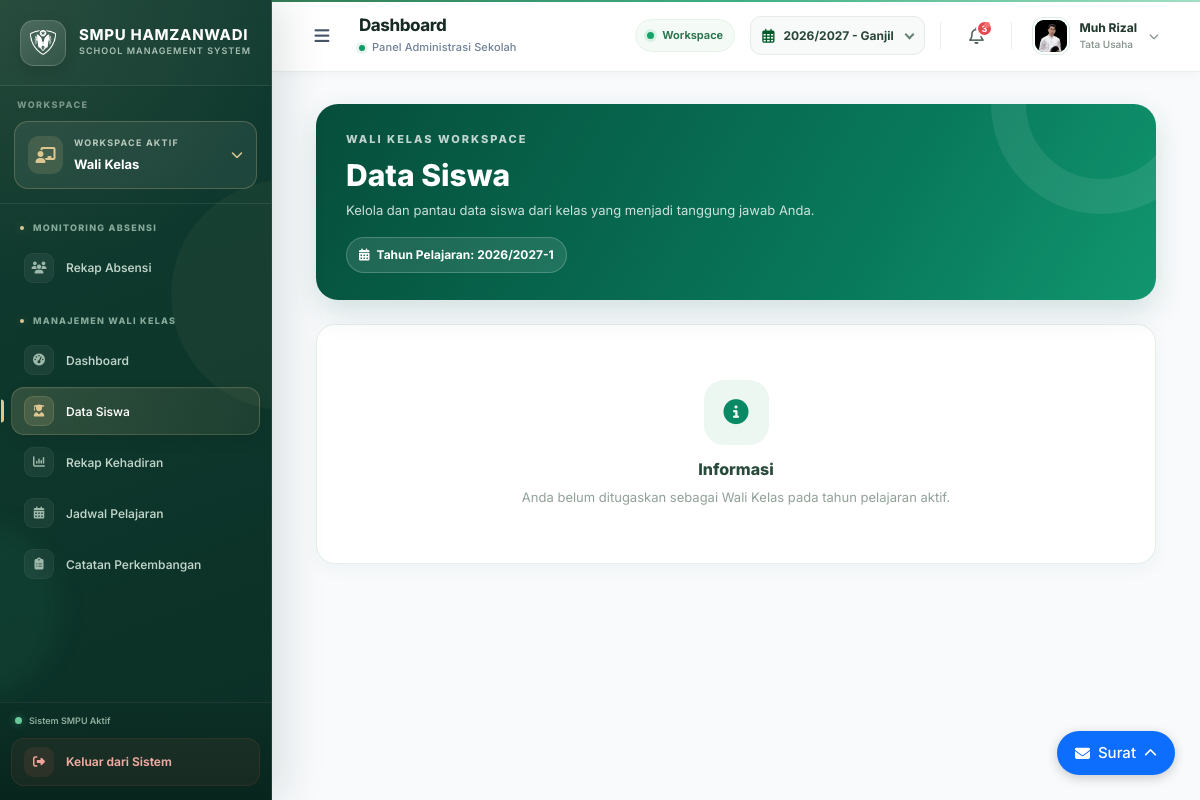
/wali-kelas/data-siswa (signed in), run on the app's committed database.
### models.py (models this page shows, shortened)
class Guru(db.Model):
    __tablename__ = 'guru'
    nip = db.Column(db.String(50), nullable=True)
    nik = db.Column(db.String(20), nullable=True)
    gelar_depan = db.Column(db.String(30), nullable=True)
    gelar_belakang = db.Column(db.String(50), nullable=True)
    pendidikan_terakhir = db.Column(db.String(10), nullable=True)
    status_pernikahan = db.Column(db.String(20), nullable=True)
    id = db.Column(db.String(6), primary_key=True, unique=True, nullable=False)
    nama = db.Column(db.String(100), nullable=False)
    jenis_kelamin = db.Column(db.String(20), nullable=False)
    tempat_lahir = db.Column(db.String(100))
    tanggal_lahir = db.Column(db.Date)
    jabatan = db.Column(db.String(50), nullable=False)
    tugas_tambahan = db.Column(db.Text)
    sertifikasi = db.Column(db.Boolean, default=False)
    status = db.Column(db.String(20), default='Aktif')
    no_hp = db.Column(db.String(20))
    email = db.Column(db.String(100), unique=True, nullable=True)
    alamat = db.Column(db.Text)
    dibuat_pada = db.Column(db.DateTime, default=datetime.utcnow)
    foto_profil = db.Column(db.String(255), nullable=True)
    akun = db.relationship('User', backref='guru', uselist=False)

class TahunPelajaran(db.Model):
    __tablename__ = 'tahun_pelajaran'
    id = db.Column(db.Integer, primary_key=True)
    kode = db.Column(db.String(20), unique=True, nullable=False)
    nama = db.Column(db.String(80), nullable=False)
    tahun_mulai = db.Column(db.Integer, nullable=False)
    tahun_selesai = db.Column(db.Integer, nullable=False)
    semester = db.Column(db.Integer, nullable=False)
    aktif = db.Column(db.Boolean, default=False)
    status_siklus = db.Column(
        db.String(30),
        nullable=False,
        default="persiapan",
        server_default="persiapan"
    )
    tanggal_mulai = db.Column(db.Date, nullable=False)
    tanggal_selesai = db.Column(db.Date, nullable=False)

### routes/sections/wali_kelas/siswa_wali.py (the view, shortened to what this page needs)
@siswa_wali_bp.route('/data-siswa')
def data_siswa():
    if (
        not session.get('logged_in')
        or session.get('sistem_mode') != 'sekolah'
        or not session.get('user_id')
    ):
        return redirect(url_for('login.halaman_login'))
    user = db.session.get(User, session.get('user_id'))
    if not user or not user.guru_id:
        return redirect(url_for('dashboard_wali.index'))
    guru = db.session.get(Guru, user.guru_id)
    if not guru:
        return redirect(url_for('dashboard_wali.index'))
    tahun_pelajaran = (
        TahunPelajaran.query
        .filter_by(aktif=True)
        .order_by(TahunPelajaran.id.desc())
        .first()
    )
    kode_tp = tahun_pelajaran.kode
    tahun_dasar = get_base_tahun(kode_tp)
    daftar_kelas = (
        Kelas.query
        .filter(
            Kelas.wali_kelas_id == guru.id,
            Kelas.tahun_pelajaran == tahun_dasar
        )
        .order_by(Kelas.jenjang, Kelas.nama_kelas)
        .all()
    )
    if not daftar_kelas:
        return render_template(
            'sections/wali_kelas/data_siswa.html',
            active_page='data_siswa_wali',
            halaman_aktif='wali_kelas',
            user=user,
            guru=guru,
            tahun_pelajaran=tahun_pelajaran,
            daftar_kelas=[],
            daftar_siswa=[],
            kelas_terpilih=None,
            pesan="Anda belum ditugaskan sebagai Wali Kelas pada tahun pelajaran aktif."
        )

### app.py (called while the page is built)
@app.before_request
def atur_domain_sesi():
    host = request.host.lower()
    if host.endswith('.smpuhamzanwadi.sch.id'):
        app.config['SESSION_COOKIE_DOMAIN'] = ".smpuhamzanwadi.sch.id"
    else:
        app.config['SESSION_COOKIE_DOMAIN'] = None
        app.config['SESSION_COOKIE_PATH'] = "/"
        app.config['SESSION_COOKIE_HTTPONLY'] = True
        app.config['SESSION_COOKIE_SAMESITE'] = 'Lax'
        app.config['SESSION_COOKIE_SECURE'] = False

def nama_singkat_dropdown(nama_lengkap):
    if not nama_lengkap:
        return "Pengguna"
    nama_lengkap = nama_lengkap.strip()
    gelar_depan = r"^(Dr\.|Drg\.|Prof\.|Ir\.|Sdr\.|H\.|K\.H\.|Alm\.|Almh\.|Drs\.|M\.|Bpk\.|Ibu\.|Ny\.|Tn\.)\s+"
    gelar = ""
    nama_murni = nama_lengkap
    cocok = re.match(gelar_depan, nama_lengkap)
    if cocok:
        gelar = cocok.group(0)
        nama_murni = nama_lengkap[cocok.end():]
    kata = nama_murni.split()
    if not kata:
        return gelar + "Pengguna"
    kata1 = kata[0].strip(".,")
    if len(kata1) >= 4:
        nama_terambil = kata[0]
    else:
        nama_terambil = " ".join(kata[:2])
    return f"{gelar}{nama_terambil}"

def ambil_inisial(nama, jumlah=2):
    if not nama or not nama.strip():
        return "US"  # ↓ INI PATOKAN UTAMA
    kata = nama.strip().split()
    inisial = ""
    if len(kata) >= 1:
        inisial += kata[0][0]
    if len(kata) >= 2 and jumlah >= 2:
        inisial += kata[-1][0]  # Ambil huruf depan nama belakang
    return inisial.upper()

@app.context_processor
def tambah_model_ke_template():
    return dict(TahunPelajaran=TahunPelajaran)

### routes/sections/wali_kelas/siswa_wali.py (called while the page is built)
def get_base_tahun(kode_tp):
    if not kode_tp:
        return None
    return kode_tp.split('-')[0].strip()

### routes/umum.py (called while the page is built)
@umum_bp.before_app_request
def load_tahun_aktif():
    tahun_operasional = TahunPelajaran.query.filter_by(
        aktif=True
    ).first()
    g.tahun_pelajaran_aktif = (
        tahun_operasional.kode if tahun_operasional else ""
    )
    tahun_pilihan = session.get('tahun_pelajaran')
    if tahun_pilihan:
        tersedia = TahunPelajaran.query.filter_by(
            kode=tahun_pilihan
        ).first()
        if not tersedia:
            tahun_pilihan = None
            session.pop('tahun_pelajaran', None)
    g.tahun_pelajaran = (
        tahun_pilihan or g.tahun_pelajaran_aktif
    )

### templates/sections/wali_kelas/data_siswa.html (shortened to what this page needs)
{% extends "layout.html" %}
{% block content %}
<div class="container-fluid wks-page">
    <div class="wks-hero">
        <div class="wks-hero-content">
            <div class="wks-eyebrow">WALI KELAS WORKSPACE</div>
            <h2>Data Siswa</h2>
            <p>Kelola dan pantau data siswa dari kelas yang menjadi tanggung jawab Anda.</p>
            <div class="wks-year">
                <i class="fas fa-calendar-alt"></i>
                Tahun Pelajaran:
                {{ tahun_pelajaran.kode if tahun_pelajaran else '-' }}
            </div>
        </div>
    </div>
    {% if pesan %}
        <div class="wks-panel mb-4">
            <div class="wks-empty">
                <div class="wks-empty-icon">
                    <i class="fas fa-info-circle"></i>
                </div>
                <h4>Informasi</h4>
                <p>{{ pesan }}</p>
            </div>
        </div>
    {% endif %}
</div>
{% endblock %}

### templates/components/header.html (shortened to what this page needs)
<header class="header" id="adminHeader">
  <div class="header-left">
    <button
      type="button"
      class="toggle-sidebar"
      id="toggleSidebar"
      aria-label="Buka atau tutup sidebar"
      title="Menu navigasi"
    >
      <i class="fas fa-bars"></i>
    </button>
    <div class="header-heading">
      <h2 class="page-title">Dashboard</h2>
      <div class="page-subtitle">
        <span class="subtitle-dot"></span>
        <span>Panel Administrasi Sekolah</span>
      </div>
    </div>
  </div>
  <div class="header-right">
    <div class="system-status" title="Status tampilan sistem">
      <span class="system-status-dot"></span>
      <span>Workspace</span>
    </div>
    {% if g.sistem_mode != 'absensi' %}
    <div class="tahun-pemilih">
      <form action="{{ url_for('umum.ganti_tahun') }}" method="POST">
        <div class="academic-select-wrap">
          <span class="academic-icon">
            <i class="far fa-calendar-alt"></i>
          </span>
          <div class="custom-select">
          </div>
        </div>
      </form>
    </div>
    {% endif %}
    <button
      type="button"
      class="notification-btn"
      aria-label="Notifikasi"
      title="Notifikasi"
    >
      <i class="far fa-bell"></i>
      <span class="notification-badge">3</span>
    </button>
    <div class="user-profile" id="userProfileBtn">
      {% set nama_pengguna = session.get('user_name') or session.get('absensi_user_name', 'Pengguna') %}
      {% set foto = session.get('foto_profil') %}
      <button
        type="button"
        class="user-profile-trigger"
        id="userProfileTrigger"
        aria-label="Buka menu profil pengguna"
        aria-expanded="false"
        aria-controls="userDropdown"
      >
        <div class="user-avatar">
          {% if foto %}
            <img
              src="{{ url_for('tampilkan_foto_profil', filename=foto) }}"
              alt="Foto Profil"
              onerror="this.style.display='none'; this.parentElement.classList.add('avatar-fallback');"
            >
          {% else %}
            {{ nama_pengguna | inisial_avatar }}
          {% endif %}
        </div>
        <div class="user-info">
          <div class="user-name">
            {{ nama_pengguna | nama_singkat_dropdown }}
          </div>
          <div class="user-role">
            {% set aktif = session.get('halaman_aktif') | default('utama') %}
            {% if aktif == 'absensi' %}
              Guru
            {% elif aktif == 'bendahara' %}
              Bendahara
            {% elif aktif == 'admin_sistem' %}
              Admin Sistem
            {% elif aktif == 'wali_kelas' %}
              Wali Kelas
            {% elif aktif == 'waka_kurikulum' %}
              Waka Kurikulum
            {% elif aktif == 'waka_kesiswaan' %}
              Waka Kesiswaan
            {% elif aktif == 'pembina_ekskul' %}
              Pembina Ekstrakurikuler
            {% else %}
              {{ session.get('jabatan') or session.get('role', 'Pengguna Sistem') }}
            {% endif %}
          </div>
        </div>
        <i class="fas fa-chevron-down profile-chevron"></i>
      </button>
    </div>
  </div>
</header>

### static/css/global.css (style rules this page uses)
* { margin: 0; padding: 0; box-sizing: border-box; }
body { font-family: 'Inter', 'Open Sans', -apple-system, BlinkMacSystemFont, 'Segoe UI', Roboto, Arial, sans-serif; font-size: 15px; font-weight: 400; line-height: 1.6; color: #1e293b; background-color: #f8fafc; -webkit-font-smoothing: antialiased; -moz-osx-font-smoothing: grayscale; }
h2 { font-size: 1.75rem; }
h4 { font-size: 1.1rem; }
p { color:#778bab; }
table, th, td, button, input, select, .badge, .btn { font-family: 'Inter', 'Open Sans', sans-serif; font-size: 0.9rem; }

### static/css/sidebar.css (style rules this page uses)
:root { --sidebar-width: 272px; --sb-bg: #103b30; --sb-bg-deep: #0b2e25; --sb-primary: #1d805b; --sb-gold: #ddc68f; --sb-text: #f4f8f4; --sb-muted: #a9c0b4; --sb-dim: #789688; --sb-border: rgba(255,255,255,.085); --sb-hover: rgba(255,255,255,.075); --sb-radius: 13px; }

### static/css/custom-select.css (style rules this page uses)
.custom-select { position: relative; width: 100%; font-size: 0.9rem; font-family: inherit; }

### static/css/spa_loading.css (style rules this page uses)
:root { --spa-sidebar-width: 272px; --spa-header-height: 72px; --spa-emerald-dark: #022c22; --spa-emerald: #059669; --spa-emerald-light: #34d399; --spa-content-left: 272px; }

### static/css/surat.css (style rules this page uses)
p { color: #000000; margin: 0 }

### templates/sections/wali_kelas/data_siswa.html (style rules this page uses)
.wks-page { --wks-green: #08785b; --wks-dark: #064e3b; --wks-soft: #eaf7f1; --wks-border: #e5eee9; color: #183b30; padding-bottom: 30px; }
.wks-hero { position: relative; overflow: hidden; padding: 27px 30px; border-radius: 22px; color: white; background: linear-gradient(120deg, #064e3b, #08785b 65%, #11966f); box-shadow: 0 12px 30px rgba(6, 78, 59, .15); margin-bottom: 24px; }
.wks-hero::after { content: ""; position: absolute; width: 220px; height: 220px; right: -55px; top: -110px; border: 35px solid rgba(255,255,255,.08); border-radius: 50%; }
.wks-hero-content { position: relative; z-index: 1; }
.wks-eyebrow { font-size: 11px; font-weight: 800; letter-spacing: 2px; opacity: .75; margin-bottom: 8px; }
.wks-hero h2 { font-size: clamp(23px, 3vw, 30px); font-weight: 800; margin: 0 0 7px; }
.wks-hero p { margin: 0; color: rgba(255,255,255,.8); font-size: 13px; }
.wks-year { display: inline-flex; align-items: center; gap: 7px; margin-top: 17px; padding: 7px 12px; border: 1px solid rgba(255,255,255,.2); background: rgba(255,255,255,.1); border-radius: 30px; font-size: 12px; font-weight: 700; }
.wks-panel { background: white; border: 1px solid var(--wks-border); border-radius: 19px; box-shadow: 0 5px 20px rgba(15, 70, 48, .04); overflow: hidden; }
.wks-empty { text-align: center; padding: 55px 20px; }
.wks-empty-icon { width: 65px; height: 65px; display: grid; place-items: center; margin: 0 auto 15px; border-radius: 20px; background: #edf7f1; color: #0a8965; font-size: 25px; }
.wks-empty h4 { color: #294b3c; font-size: 16px; font-weight: 800; }
.wks-empty p { color: #91a198; font-size: 13px; margin: 0; }

### data on the page
Guru: foto_profil (picture)
TahunPelajaran: kode "2026/2027-1"

### other printed values
{{ nama_pengguna | nama_singkat_dropdown }} "Muh Rizal"
{{ session.get('jabatan') or session.get('role', 'Pengguna Sistem') }} "Tata Usaha"
{{ pesan }} "Anda belum ditugaskan sebagai Wali Kelas pada tahun pelajaran aktif."
